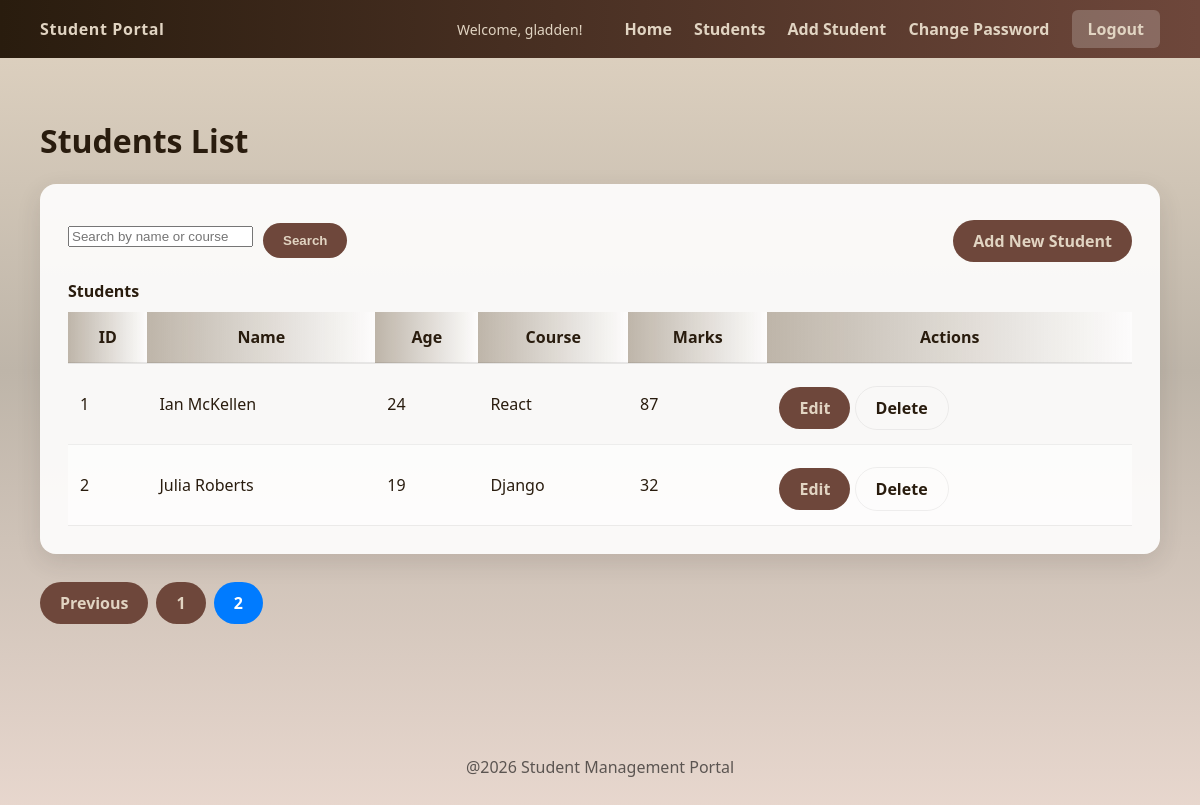
The app's page /students/?page=2 (signed in) with its own data.
### students/models.py (models this page shows, shortened)
class Student(models.Model):
    name = models.CharField(max_length=100)
    course = models.CharField(max_length=100)
    marks = models.IntegerField(validators=[MinValueValidator(0), MaxValueValidator(100)])
    age = models.IntegerField(default=18)

### students/views.py (the view)
# urls.py: path('students/', views.students_page, name='students'),
def students_page(request):
    students_qs = Student.objects.order_by('id')
    query = request.GET.get('search')
    if query:
        students_qs = students_qs.filter(name__icontains=query) | students_qs.filter(course__icontains=query)
    paginator = Paginator(students_qs, 10)
    page_number = request.GET.get('page')
    page_obj = paginator.get_page(page_number)
    return render(request, 'students.html', {
        'students': page_obj,
        'query': query
    })

### students/templates/students.html (shortened to what this page needs)
{% extends 'base.html'%}
{% block content %}
<h1>Students List</h1>
<div class="card">
    <div class="search-row">
        <form method="get" style="display:flex; gap:10px; align-items:center;">
            <input type="text" name="search" placeholder="Search by name or course" value="{{query | default:''}}">
            <button class="btn">Search</button>
        </form>
        <div style="margin-left:auto">
            <a class="btn" href="/add">Add New Student</a>
        </div>
    </div>
    <table class="table">
        <caption>Students</caption>
        <thead>
            <tr>
                <th scope="col">ID</th>
                <th scope="col">Name</th>
                <th scope="col">Age</th>
                <th scope="col">Course</th>
                <th scope="col">Marks</th>
                <th scope="col">Actions</th>
            </tr>
        </thead>
        <tbody>
            {% if students %}
                {% for student in students %}
                <tr>
                    <td>{{ forloop.counter }}</td>
                    <td>{{student.name}}</td>
                    <td>{{student.age}}</td>
                    <td>{{student.course}}</td>
                    <td>{{student.marks}}</td>
                    <td>
                        <a class="btn" href="/edit/{{student.id}}">Edit</a>
                        <a class="btn secondary" href="/delete/{{student.id}}">Delete</a>
                    </td>
                </tr>
                {% endfor %}
            {% else %}
                <tr>
                    <td colspan="6">No students found.</td>
                </tr>
            {% endif %}
        </tbody>
    </table>
</div>
    {% if students.paginator.num_pages > 1 %}
    <nav class="pagination" aria-label="Page navigation">
        <ul style="display:flex; gap:8px; list-style:none; padding:0; margin-top:16px; align-items:center;">
            {% if students.has_previous %}
                <li><a class="btn" href="?page={{ students.previous_page_number }}{% if query %}&search={{ query }}{% endif %}">Previous</a></li>
            {% endif %}
            {% for num in students.paginator.page_range %}
                {% if students.number == num %}
                    <li><span class="btn current" style="background:#007bff;color:#fff">{{ num }}</span></li>
                {% else %}
                    <li><a class="btn" href="?page={{ num }}{% if query %}&search={{ query }}{% endif %}">{{ num }}</a></li>
                {% endif %}
            {% endfor %}
        </ul>
    </nav>
    {% endif %}
{% endblock %}

### students/templates/base.html (shortened to what this page needs)
{% load static %}
<!DOCTYPE html>
<html>
    <head>
        <link rel="stylesheet" href="{%static 'css/style.css'%}">
    </head>
    <body>
        <header class="navbar">
            <div class="logo">Student Portal</div>
            <nav>
                {% if user.is_authenticated %}
                    <span class="user-greeting">Welcome, {{ user.username }}!</span>
                    <a href="{% url 'home' %}">Home</a>
                    <a href="{% url 'students' %}">Students</a>
                    <a href="{% url 'add_student' %}">Add Student</a>
                    <a href="{% url 'change_password' %}">Change Password</a>
                    <a href="{% url 'logout' %}" class="btn-logout">Logout</a>
                {% else %}
                    <a href="{% url 'login' %}">Login</a>
                    <a href="{% url 'register' %}">Register</a>
                {% endif %}
            </nav>
        </header>
        <div class="container">
            {% block content %}
            {% endblock %}
        </div>
        <footer class="footer">
            <p>@2026 Student Management Portal</p>
        </footer>
    </body>
</html>

### students/static/css/style.css (style rules this page uses)
:root { --brown-dark: #291C0E; --brown: #6E473B; --tan: #A78D78; --beige: #BEB5A9; --cream: #E1D4C2; --muted-text: rgba(0,0,0,0.6); }
body { margin:0; font-family: 'Segoe UI', Tahoma, Geneva, Verdana, sans-serif; background: linear-gradient(180deg, var(--cream) 0%, var(--beige) 45%, #E9D8CF 100%); color:var(--brown-dark); }
.navbar { background: linear-gradient(90deg, var(--brown-dark), var(--brown)); color:var(--cream); display:flex; justify-content:space-between; align-items:center; padding:18px 40px; }
.navbar .logo { font-weight:700; letter-spacing:0.6px; color:var(--cream); }
.navbar a { color:var(--cream); margin-left:18px; text-decoration:none; font-weight:600; }
.container { padding:40px; }
.card { background: rgba(255,255,255,0.9); padding:28px; border-radius:16px; box-shadow: 0 8px 24px rgba(46, 41, 38, 0.12); margin-bottom:20px; }
.btn { display:inline-block; margin-top:8px; padding:10px 20px; background:var(--brown); color:var(--cream); border:none; border-radius:24px; text-decoration:none; cursor:pointer; font-weight:600; }
.btn.secondary { background:transparent; color:var(--brown-dark); border:1px solid rgba(0,0,0,0.06); }
.table { width:100%; background:transparent; border-collapse:collapse; box-shadow:none; }
.table caption { caption-side:top; text-align:left; font-weight:700; padding-bottom:10px; }
.table th, .table td { padding:14px 12px; border-bottom:1px solid rgba(0,0,0,0.06); }
.table thead th { background: linear-gradient(90deg, var(--beige), rgba(255,255,255,0.6)); color:var(--brown-dark); border-bottom:2px solid rgba(0,0,0,0.08); }
.table tbody tr:nth-child(even) { background: rgba(255,255,255,0.6); }
.search-row { display:flex; gap:10px; align-items:center; margin-bottom:18px; }
.search-row input { max-width:360px; }
.footer { text-align:center; background:transparent; color:var(--muted-text); padding:30px 10px; margin-top:30px; }
.user-greeting { color: var(--cream); margin-right: 20px; font-weight: 500; font-size: 14px; }
.btn-logout { background: rgba(255, 255, 255, 0.2) !important; padding: 8px 16px !important; border-radius: 6px !important; transition: background 0.2s; }

### records on screen
Student: name "Ian McKellen", age "24", course "React", marks "87"
Student: name "Julia Roberts", age "19", course "Django", marks "32"

### other values on screen
{{ user.username }} "gladden"
{{ num }} "1"
{{ num }} "2"
